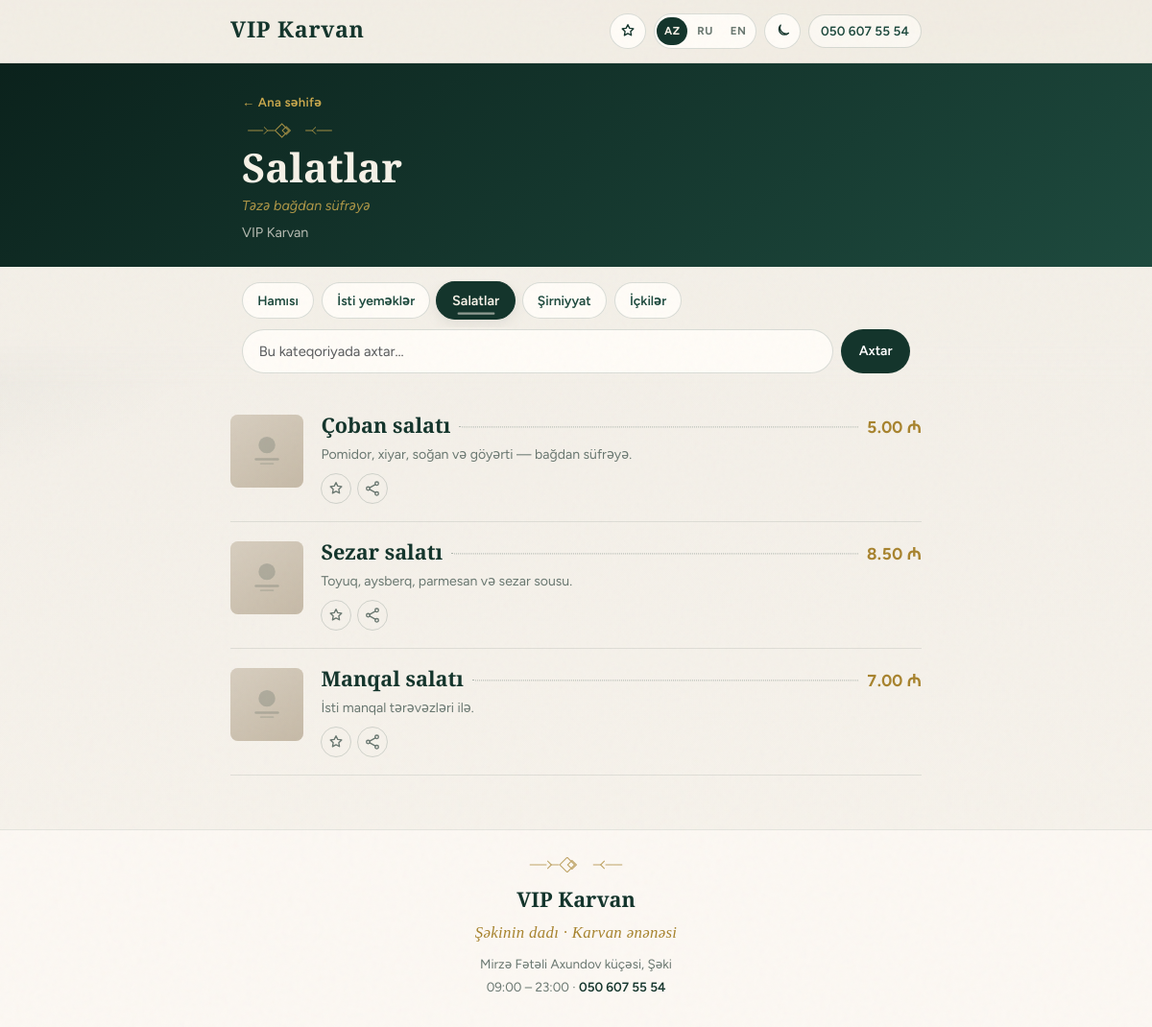
/public/menu/salatlar, run on the app's committed database.
### tables this page shows
CREATE TABLE `categories` (
  `id` INT UNSIGNED NOT NULL AUTO_INCREMENT,
  `name` VARCHAR(120) NOT NULL,
  `name_ru` VARCHAR(120) DEFAULT NULL,
  `name_en` VARCHAR(120) DEFAULT NULL,
  `slug` VARCHAR(140) NOT NULL,
  `image` VARCHAR(255) DEFAULT NULL,
  `sort_order` INT NOT NULL DEFAULT 0,
  `is_active` TINYINT(1) NOT NULL DEFAULT 1,
  `created_at` TIMESTAMP NOT NULL DEFAULT CURRENT_TIMESTAMP,
  `updated_at` TIMESTAMP NOT NULL DEFAULT CURRENT_TIMESTAMP ON UPDATE CURRENT_TIMESTAMP,
  PRIMARY KEY (`id`),
  UNIQUE KEY `uq_categories_slug` (`slug`),
  KEY `idx_categories_active_sort` (`is_active`, `sort_order`)
);

CREATE TABLE `products` (
  `id` INT UNSIGNED NOT NULL AUTO_INCREMENT,
  `category_id` INT UNSIGNED NOT NULL,
  `name` VARCHAR(160) NOT NULL,
  `name_ru` VARCHAR(160) DEFAULT NULL,
  `name_en` VARCHAR(160) DEFAULT NULL,
  `description` TEXT DEFAULT NULL,
  `description_ru` TEXT DEFAULT NULL,
  `description_en` TEXT DEFAULT NULL,
  `price` DECIMAL(10,2) NOT NULL DEFAULT 0.00,
  `image` VARCHAR(255) DEFAULT NULL,
  `sort_order` INT NOT NULL DEFAULT 0,
  `is_active` TINYINT(1) NOT NULL DEFAULT 1,
  `is_available` TINYINT(1) NOT NULL DEFAULT 1,
  `is_featured` TINYINT(1) NOT NULL DEFAULT 0,
  `is_popular` TINYINT(1) NOT NULL DEFAULT 0,
  `view_count` INT UNSIGNED NOT NULL DEFAULT 0,
  `created_at` TIMESTAMP NOT NULL DEFAULT CURRENT_TIMESTAMP,
  `updated_at` TIMESTAMP NOT NULL DEFAULT CURRENT_TIMESTAMP ON UPDATE CURRENT_TIMESTAMP,
  PRIMARY KEY (`id`),
  KEY `idx_products_category` (`category_id`),
  KEY `idx_products_active_sort` (`is_active`, `sort_order`),
  KEY `idx_products_featured` (`is_featured`, `is_active`),
  KEY `idx_products_popular` (`is_popular`, `view_count`, `is_active`),
  CONSTRAINT `fk_products_category`
    FOREIGN KEY (`category_id`) REFERENCES `categories` (`id`)
    ON DELETE CASCADE ON UPDATE CASCADE
);

### app/Views/menu/_product_card.php (the view, shortened to what the rows shown need)
<article class="product-item <?= empty($product['is_available']) ? 'is-unavailable' : '' ?> <?= !empty($product['is_featured']) || !empty($forceFeaturedBadge) ? 'is-featured' : '' ?> <?= !empty($product['is_popular']) || !empty($forcePopularBadge) ? 'is-popular' : '' ?>"
         <?= empty($skipProductAnchor) ? 'id="p-' . (int) ($product['id'] ?? 0) . '"' : '' ?>
         data-product-id="<?= (int) ($product['id'] ?? 0) ?>"
         data-product-name="<?= e(localized($product, 'name')) ?>"
         data-product-price="<?= e(money_azn($product['price'])) ?>">
    <div class="product-media">
        <img src="<?= e(upload_url($product['image'] ?? null)) ?>"
             alt="<?= e(localized($product, 'name')) ?>"
             width="176"
             height="176"
             loading="lazy"
             decoding="async">
    </div>
    <div class="product-body">
        <div class="product-row">
            <h3 class="product-name">
                <?= e(localized($product, 'name')) ?>
            </h3>
            <span class="product-dots" aria-hidden="true"></span>
            <span class="product-price"><?= e(money_azn($product['price'])) ?></span>
        </div>
        <?php
        $desc = localized($product, 'description');
        if ($desc !== ''):
        ?>
            <p class="product-desc"><?= e($desc) ?></p>
        <?php endif; ?>
        <div class="product-actions">
            <button type="button"
                    class="product-action product-fav"
                    data-fav-toggle
                    aria-pressed="false"
                    aria-label="<?= e(__('fav.add')) ?>"
                    title="<?= e(__('fav.add')) ?>">
                <svg viewBox="0 0 24 24" width="18" height="18" aria-hidden="true" fill="none" stroke="currentColor" stroke-width="1.8" stroke-linecap="round" stroke-linejoin="round">
                    <path d="M12 3.6l2.4 4.86 5.36.78-3.88 3.78.92 5.34L12 15.9l-4.8 2.52.92-5.34-3.88-3.78 5.36-.78L12 3.6z"/>
                </svg>
            </button>
            <button type="button"
                    class="product-action product-share"
                    data-share-product
                    aria-label="<?= e(__('share.product')) ?>"
                    title="<?= e(__('share.product')) ?>">
                <svg viewBox="0 0 24 24" width="18" height="18" aria-hidden="true" fill="none" stroke="currentColor" stroke-width="1.8" stroke-linecap="round" stroke-linejoin="round">
                    <circle cx="18" cy="5" r="2.4"/>
                    <circle cx="6" cy="12" r="2.4"/>
                    <circle cx="18" cy="19" r="2.4"/>
                    <path d="M8.2 10.8l7.6-4.4M8.2 13.2l7.6 4.4"/>
                </svg>
            </button>
        </div>
    </div>
</article>

### app/Views/menu/category.php (shortened to what the rows shown need)
<?php
$introKey = 'intro.' . $category['slug'];
$intro = __($introKey);
?>
<section class="page-banner page-banner--heritage">
    <div class="container">
        <a class="back-link" href="<?= e(url()) ?>"><?= e(__('nav.back_home')) ?></a>
        <h1 class="page-title mt-2"><?= e(localized($category, 'name')) ?></h1>
        <?php if ($intro !== null): ?>
            <p class="page-sub page-sub--intro"><?= e($intro) ?></p>
        <?php endif; ?>
        <p class="page-sub"><?= e($settings['restaurant_name'] ?? 'VIP Karvan') ?></p>
    </div>
</section>
<div class="filter-bar">
    <div class="container">
        <div class="category-rail" role="navigation" aria-label="<?= e(__('nav.menu')) ?>">
            <a class="cat-chip" href="<?= e(url()) ?>"><?= e(__('nav.all')) ?></a>
            <?php foreach ($categories as $cat): ?>
                <a class="cat-chip <?= $cat['id'] === $category['id'] ? 'is-active' : '' ?>"
                   href="<?= e(url('menu/' . $cat['slug'])) ?>"><?= e(localized($cat, 'name')) ?></a>
            <?php endforeach; ?>
        </div>
        <form class="search-bar" method="get" action="<?= e(url('menu/' . $category['slug'])) ?>" role="search">
            <input type="search" id="q" name="q" class="form-control search-input" placeholder="<?= e(__('search.placeholder_category')) ?>" value="<?= e($search) ?>">
            <button type="submit" class="btn btn-search"><?= e(__('search.button')) ?></button>
        </form>
    </div>
</div>
<section class="container section-block">
    <?php if (empty($products)): ?>
        <div class="empty-state">
            <p><?= e($search !== '' ? __('search.empty') : __('empty.category_products')) ?></p>
        </div>
    <?php else: ?>
        <div class="product-list">
            <?php
            foreach ($products as $product):
                require __DIR__ . '/_product_card.php';
            endforeach;
            ?>
        </div>
    <?php endif; ?>
</section>

### app/Core/Router.php (shortened to what the rows shown need)
<?php
final class Router
{
    private array $routes = [];
    private function addRoute(string $method, string $path, string $controller, string $action): void
    {
        $normalized = $this->normalizePath($path);
        $this->routes[$method][$normalized] = [
            'controller' => $controller,
            'action' => $action,
        ];
    }
    public function dispatch(string $method, string $uri): void
    {
        $path = parse_url($uri, PHP_URL_PATH) ?: '/';
        $path = $this->stripBasePath($path);
        $path = $this->normalizePath($path);
        $route = $this->routes[$method][$path] ?? null;
        if ($route === null) {
            foreach ($this->routes[$method] ?? [] as $pattern => $candidate) {
                $params = $this->match($pattern, $path);
                if ($params !== null) {
                    $this->invoke($candidate['controller'], $candidate['action'], $params);
                    return;
                }
            }
            return;
        }
    }
    private function invoke(string $controller, string $action, array $params): void
    {
        $instance = new $controller();
        $instance->{$action}(...array_values($params));
    }
    private function match(string $pattern, string $path): ?array
    {
        $regex = preg_replace('#\{([a-zA-Z_][a-zA-Z0-9_]*)\}#', '(?P<$1>[^/]+)', $pattern);
        $regex = '#^' . $regex . '$#';
        if (!preg_match($regex, $path, $matches)) {
            return null;
        }
        $params = [];
        foreach ($matches as $key => $value) {
            if (is_string($key)) {
                $params[$key] = $value;
            }
        }
        return $params;
    }
    private function normalizePath(string $path): string
    {
        $path = '/' . trim($path, '/');
        return $path === '/' ? '/' : rtrim($path, '/');
    }
    private function stripBasePath(string $path): string
    {
        $scriptName = $_SERVER['SCRIPT_NAME'] ?? '';
        $base = str_replace('\\', '/', dirname($scriptName));
        if ($base !== '/' && str_starts_with($path, $base)) {
            $path = substr($path, strlen($base)) ?: '/';
        }
        return $path;
    }
}

### data on the page
categories: name "Salatlar", slug "Təzə bağdan süfrəyə"
categories: name "İsti yeməklər"
categories: name "Şirniyyat"
categories: name "İçkilər"
products: name "Çoban salatı", price "5.00 ₼", description "Pomidor, xiyar, soğan və göyərti — bağdan süfrəyə."
products: name "Sezar salatı", price "8.50 ₼", description "Toyuq, aysberq, parmesan və sezar sousu."
products: name "Manqal salatı", price "7.00 ₼", description "İsti manqal tərəvəzləri ilə."

### other printed values
$settings['restaurant_name'] "VIP Karvan"
$label "AZ"
$label "RU"
$label "EN"
$settings['phone'] "050 607 55 54"
setting_localized($settings, 'tagline', 'tagline.fallback') "Şəkinin dadı · Karvan ənənəsi"
